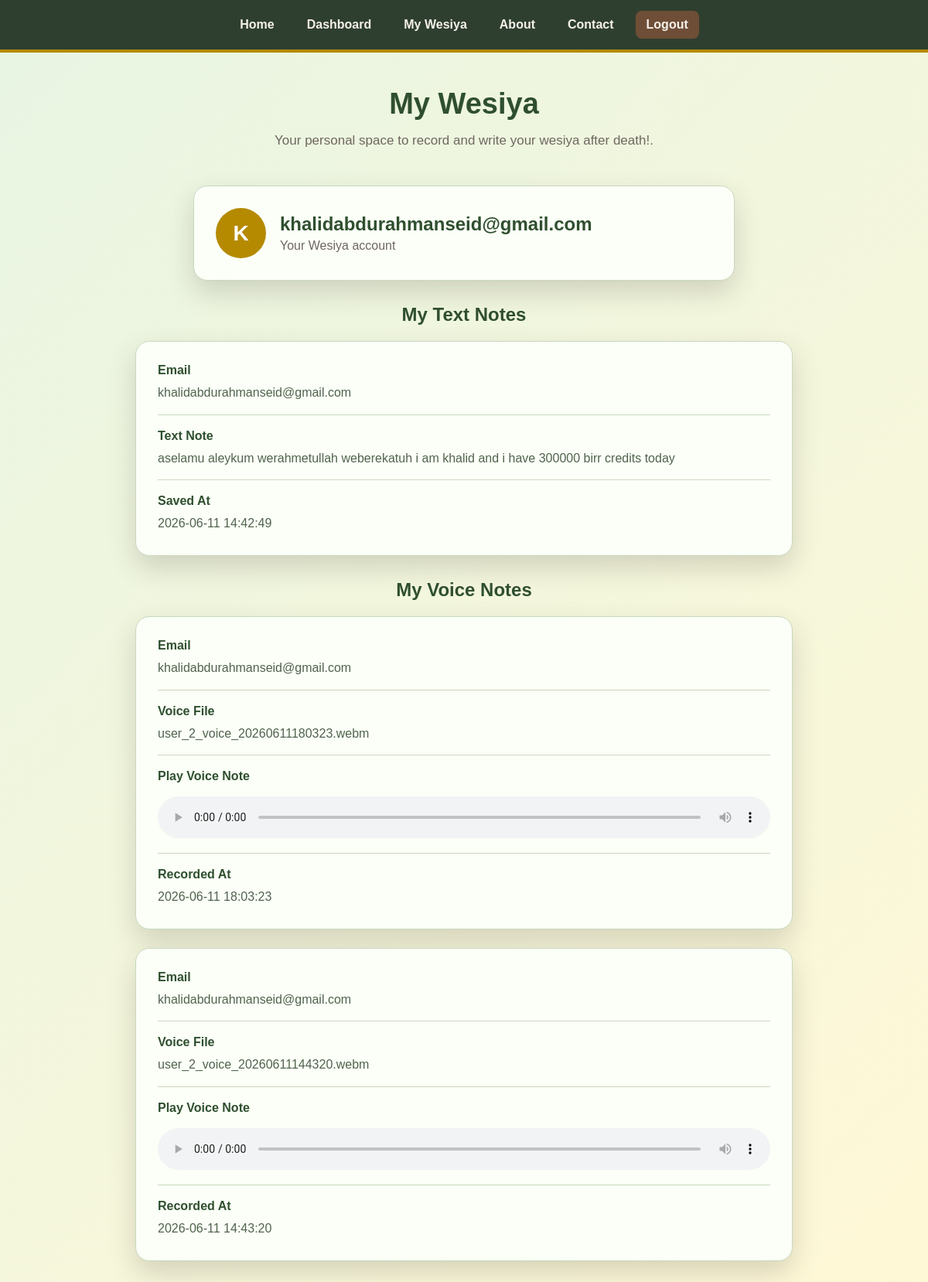
Screenshot of /profile (signed in) with the database file from the repository.
### tables this page shows
CREATE TABLE users (
            id INTEGER PRIMARY KEY AUTOINCREMENT,
            email TEXT UNIQUE NOT NULL,
            password TEXT NOT NULL,
            created_at TEXT NOT NULL
        );

CREATE TABLE notes (
            id INTEGER PRIMARY KEY AUTOINCREMENT,
            user_id INTEGER NOT NULL,
            daily_note TEXT NOT NULL,
            created_at TEXT NOT NULL,
            FOREIGN KEY (user_id) REFERENCES users (id)
        );

CREATE TABLE voice_notes (
            id INTEGER PRIMARY KEY AUTOINCREMENT,
            user_id INTEGER NOT NULL,
            filename TEXT NOT NULL,
            file_path TEXT NOT NULL,
            created_at TEXT NOT NULL,
            FOREIGN KEY (user_id) REFERENCES users (id)
        );

### app.py (the view)
@app.route("/profile")
def profile():
    if "user_id" not in session:
        return redirect(url_for("login"))
    notes = get_text_notes_by_user(session["user_id"])
    voice_notes = get_voice_notes_by_user(session["user_id"])
    return render_template(
        "profile.html",
        notes=notes,
        voice_notes=voice_notes
    )

### app.py (called while the page is built)
def get_db_connection():
    connection = sqlite3.connect(DATABASE)
    connection.row_factory = sqlite3.Row
    return connection

def get_text_notes_by_user(user_id):
    connection = get_db_connection()
    notes = connection.execute("""
        SELECT notes.id, notes.daily_note, notes.created_at, users.email
        FROM notes
        JOIN users ON notes.user_id = users.id
        WHERE notes.user_id = ?
        ORDER BY notes.id DESC
    """, (user_id,)).fetchall()
    connection.close()
    return notes

def get_voice_notes_by_user(user_id):
    connection = get_db_connection()
    voice_notes = connection.execute("""
        SELECT voice_notes.id, voice_notes.filename, voice_notes.file_path,
               voice_notes.created_at, users.email
        FROM voice_notes
        JOIN users ON voice_notes.user_id = users.id
        WHERE voice_notes.user_id = ?
        ORDER BY voice_notes.id DESC
    """, (user_id,)).fetchall()
    connection.close()
    return voice_notes

### templates/profile.html (shortened to what this page needs)
<!DOCTYPE html>
<html lang="en">
<head>
    <link rel="stylesheet" href="{{ url_for('static', filename='styles.css') }}">
</head>
<body>
    <nav class="pages">
        <ul>
            <li><a href="/home">Home</a></li>
            <li><a href="/dashboard">Dashboard</a></li>
            <li><a href="/profile">My Wesiya</a></li>
            <li><a href="#">About</a></li>
            <li><a href="#">Contact</a></li>
            <li><a href="/logout" class="logout-link">Logout</a></li>
        </ul>
    </nav>
    <section class="dashboard-header">
        <h1>My Wesiya</h1>
        <p>Your personal space to record and write your wesiya after death!.</p>
    </section>
    <main class="profile-wrapper">
        {% if notes or voice_notes %}
            <div class="profile-card profile-summary">
                <div class="profile-header">
                    <div class="profile-avatar">
                        {% if notes %}
                            {{ notes[0].email[0] | upper }}
                        {% elif voice_notes %}
                            {{ voice_notes[0].email[0] | upper }}
                        {% else %}
                            W
                        {% endif %}
                    </div>
                    <div>
                        <h2>
                            {% if notes %}
                                {{ notes[0].email }}
                            {% elif voice_notes %}
                                {{ voice_notes[0].email }}
                            {% else %}
                                Wesiya User
                            {% endif %}
                        </h2>
                        <p>Your Wesiya account</p>
                    </div>
                </div>
            </div>
            <section class="notes-section">
                <h2>My Text Notes</h2>
                {% if notes %}
                    {% for item in notes %}
                        <div class="profile-card note-card">
                            <div class="profile-row">
                                <span>Email</span>
                                <p>{{ item.email }}</p>
                            </div>
                            <div class="profile-row">
                                <span>Text Note</span>
                                <p>{{ item.daily_note }}</p>
                            </div>
                            <div class="profile-row">
                                <span>Saved At</span>
                                <p>{{ item.created_at }}</p>
                            </div>
                        </div>
                    {% endfor %}
                {% else %}
                    <div class="profile-card empty-profile">
                        <h2>No Text Notes Yet</h2>
                        <p>You have not saved any text notes in your Wesiya space yet.</p>
                    </div>
                {% endif %}
            </section>
            <section class="notes-section">
                <h2>My Voice Notes</h2>
                {% if voice_notes %}
                    {% for voice in voice_notes %}
                        <div class="profile-card note-card">
                            <div class="profile-row">
                                <span>Email</span>
                                <p>{{ voice.email }}</p>
                            </div>
                            <div class="profile-row">
                                <span>Voice File</span>
                                <p>{{ voice.filename }}</p>
                            </div>
                            <div class="profile-row">
                                <span>Play Voice Note</span>
                                <audio controls class="voice-player">
                                    <source src="{{ url_for('uploaded_file', filename=voice.filename) }}" type="audio/webm">
                                </audio>
                            </div>
                            <div class="profile-row">
                                <span>Recorded At</span>
                                <p>{{ voice.created_at }}</p>
                            </div>
                        </div>
                    {% endfor %}
                {% else %}
                    <div class="profile-card empty-profile">
                        <h2>No Voice Notes Yet</h2>
                        <p>You have not recorded any voice notes in your Wesiya space yet.</p>
                    </div>
                {% endif %}
            </section>
        {% endif %}
    </main>
</body>
</html>

### static/styles.css (style rules this page uses)
* { margin: 0; padding: 0; box-sizing: border-box; }
:root { --brown-dark: #2f3f2f; --brown-main: #b58a00; --brown-hover: #8f6d00; --brown-title: #2f4f2f; --gray-bg: #e8f5e3; --card-bg: #fbfff7; --gray-text: #51624d; --border: #c9d8bf; }
body { font-family: Arial, Helvetica, sans-serif; background: linear-gradient(135deg, #e8f5e3, #fff8d6); min-height: 100vh; color: #253025; }
.pages { background: var(--brown-dark); padding: 14px 24px; border-bottom: 4px solid var(--brown-main); position: sticky; top: 0; z-index: 1000; }
.pages ul { list-style: none; display: flex; justify-content: center; align-items: center; gap: 14px; flex-wrap: wrap; }
.pages a { text-decoration: none; color: #f5f1ec; font-weight: bold; padding: 9px 14px; border-radius: 8px; transition: 0.2s; display: inline-block; white-space: nowrap; }
.logout-link { background: #6f4e37; }
.dashboard-header { text-align: center; padding: 45px 20px 20px; }
.dashboard-header h1 { font-size: 38px; margin-bottom: 12px; color: var(--brown-title); }
.dashboard-header p { font-size: 17px; color: #6f6760; line-height: 1.6; }
.voice-player, #audioPlayback { width: 100%; margin-top: 10px; }
.profile-wrapper { max-width: 1100px; margin: 25px auto 70px; padding: 0 25px; }
.profile-card { background: var(--card-bg); padding: 28px; border-radius: 18px; box-shadow: 0 15px 35px rgba(55, 45, 38, 0.18); border: 1px solid var(--border); margin-bottom: 24px; }
.profile-summary { max-width: 700px; margin-left: auto; margin-right: auto; }
.profile-header { display: flex; align-items: center; gap: 18px; }
.profile-avatar { width: 65px; height: 65px; background: var(--brown-main); color: white; border-radius: 50%; display: flex; justify-content: center; align-items: center; font-size: 28px; font-weight: bold; flex-shrink: 0; }
.profile-header h2 { color: var(--brown-title); margin-bottom: 5px; word-break: break-word; }
.profile-header p { color: #6f6760; }
.notes-section { margin-top: 30px; }
.notes-section h2 { color: var(--brown-title); margin-bottom: 20px; text-align: center; }
.note-card { max-width: 850px; margin-left: auto; margin-right: auto; }
.profile-row { margin-bottom: 18px; padding-bottom: 15px; border-bottom: 1px solid var(--border); }
.profile-row:last-child { border-bottom: none; margin-bottom: 0; padding-bottom: 0; }
.profile-row span { display: block; font-weight: bold; color: var(--brown-title); margin-bottom: 7px; }
.profile-row p { color: var(--gray-text); line-height: 1.6; word-break: break-word; }

### rows the page displays
users: email "K", email "khalidabdurahmanseid@gmail.com"
notes: email "khalidabdurahmanseid@gmail.com", daily_note "aselamu aleykum werahmetullah weberekatuh i am khalid and i have 300000 birr credits today", created_at "2026-06-11 14:42:49"
voice_notes: email "khalidabdurahmanseid@gmail.com", filename "user_2_voice_20260611180323.webm", created_at "2026-06-11 18:03:23"
voice_notes: email "khalidabdurahmanseid@gmail.com", filename "user_2_voice_20260611144320.webm", created_at "2026-06-11 14:43:20"
